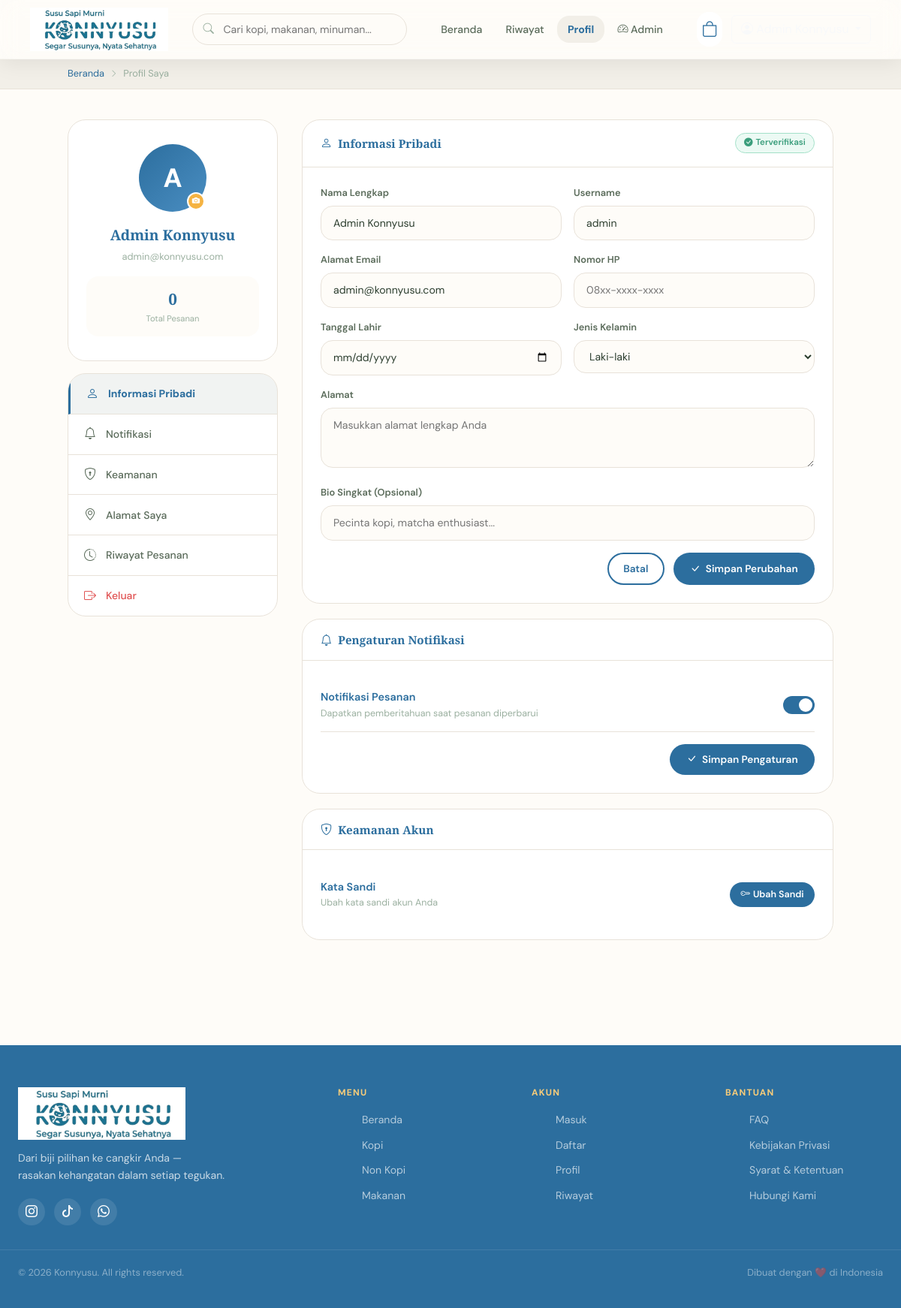
The app's page /profile/profile.php (signed in) with its own data.
### tables this page shows
CREATE TABLE `users` (
  `user_id` int NOT NULL,
  `name` varchar(100) NOT NULL,
  `username` varchar(50) DEFAULT NULL,
  `email` varchar(100) NOT NULL,
  `password` varchar(255) NOT NULL,
  `phone` varchar(20) DEFAULT NULL,
  `address` text,
  `role` enum('user','admin') DEFAULT 'user',
  `notifications_enabled` tinyint(1) DEFAULT '1',
  `created_at` timestamp NULL DEFAULT CURRENT_TIMESTAMP,
  `updated_at` timestamp NULL DEFAULT CURRENT_TIMESTAMP ON UPDATE CURRENT_TIMESTAMP,
  `birthdate` varchar(255) DEFAULT NULL,
  `gender` varchar(255) DEFAULT NULL,
  `bio` varchar(255) DEFAULT NULL,
  `reset_token` varchar(64) DEFAULT NULL,
  `reset_token_expires` datetime DEFAULT NULL
);

### config/auth.php (called while the page is built, shortened)
<?php
require_once __DIR__ . '/database.php';
function isLoggedIn(): bool {
    return isset($_SESSION['user_id']);
}
function getCurrentUser(): ?array {
    global $pdo;
    $stmt = $pdo->prepare("SELECT user_id, name, username, email, phone, address, role, birthdate, gender, bio, notifications_enabled FROM users WHERE user_id = ?");
    $stmt->execute([$_SESSION['user_id']]);
    return $stmt->fetch() ?: null;
}
?>

### config/order.php (called while the page is built, shortened)
<?php
require_once __DIR__ . '/database.php';
function getUserOrders(int $userId): array {
    global $pdo;
    $stmt = $pdo->prepare("SELECT * FROM orders WHERE user_id = ? ORDER BY order_date DESC");
    $stmt->execute([$userId]);
    return $stmt->fetchAll();
}
?>

### profile/profile.php (the view, shortened to what this page needs)
<?php
include __DIR__ . '/../data/products.php';
require_once __DIR__ . '/../config/auth.php';
require_once __DIR__ . '/../config/cart.php';
require_once __DIR__ . '/../config/order.php';
$currentUser = getCurrentUser();
$orderCount = 0;
if ($currentUser) {
    $orders = getUserOrders($currentUser['user_id']);
    $orderCount = count($orders);
}
$userStats = ['orders' => $orderCount];
?>
<!DOCTYPE html>
<html lang="id">
<head>
  <link href="https://cdn.jsdelivr.net/npm/bootstrap@5.3.3/dist/css/bootstrap.min.css" rel="stylesheet">
  <link rel="stylesheet" href="https://cdn.jsdelivr.net/npm/bootstrap-icons@1.11.3/font/bootstrap-icons.min.css">
  <link rel="stylesheet" href="../assets/css/global.css">
</head>
<body class="page-wrapper">
<?php include __DIR__ . '/../layouts/navbar.php'; ?>
<div style="background:var(--cream-dark);border-bottom:1px solid var(--border);padding:.6rem 0;">
  <div style="max-width:1060px;margin:0 auto;padding:0 1.25rem;font-size:.8rem;color:var(--text-muted);">
    <a href="../home/home.php" style="color:var(--primary);">Beranda</a>
    <i class="bi bi-chevron-right mx-1" style="font-size:.65rem;"></i>
    <span>Profil Saya</span>
  </div>
</div>
<div class="page-content">
<div class="profile-layout">
  <div class="profile-sidebar animate-fadeup">
    <div class="profile-card">
      <div class="profile-avatar">
        <?= strtoupper($currentUser['name'][0]) ?>
        <div class="profile-avatar__badge" title="Ganti foto"><i class="bi bi-camera-fill"></i></div>
      </div>
      <div class="profile-name"><?= htmlspecialchars($currentUser['name']) ?></div>
      <div class="profile-email"><?= htmlspecialchars($currentUser['email']) ?></div>
      <div class="profile-stats" style="grid-template-columns:1fr;">
        <div class="profile-stat">
          <div class="profile-stat__val"><?= $userStats['orders'] ?></div>
          <div class="profile-stat__lbl">Total Pesanan</div>
        </div>
      </div>
    </div>
    <div class="profile-nav">
      <a href="#info" class="active"><i class="bi bi-person"></i> Informasi Pribadi</a>
      <a href="#notifications"><i class="bi bi-bell"></i> Notifikasi</a>
      <a href="#security"><i class="bi bi-shield-lock"></i> Keamanan</a>
      <a href="#address"><i class="bi bi-geo-alt"></i> Alamat Saya</a>
      <a href="../history/history.php"><i class="bi bi-clock-history"></i> Riwayat Pesanan</a>
      <a href="../auth/login.php" style="color:var(--danger);"><i class="bi bi-box-arrow-right"></i> Keluar</a>
    </div>
  </div>
  <div>
    <div class="profile-section animate-fadeup" id="info" style="animation-delay:.1s">
      <div class="profile-section__header">
        <h5 class="profile-section__title"><i class="bi bi-person me-2"></i>Informasi Pribadi</h5>
        <span class="k-badge k-badge-green"><i class="bi bi-check-circle-fill"></i> Terverifikasi</span>
      </div>
      <div class="profile-section__body">
        <form method="POST" action="">
          <div class="form-grid">
            <div class="form-group">
              <label>Nama Lengkap</label>
              <input type="text" name="name" value="<?= htmlspecialchars($currentUser['name']) ?>" required>
            </div>
            <div class="form-group">
              <label>Username</label>
              <input type="text" name="username" placeholder="@username" value="<?= htmlspecialchars($currentUser["username"] ?? "") ?>">
            </div>
          </div>
          <div class="form-grid">
            <div class="form-group">
              <label>Alamat Email</label>
              <input type="email" name="email" value="<?= htmlspecialchars($currentUser['email']) ?>" disabled>
            </div>
            <div class="form-group">
              <label>Nomor HP</label>
              <input type="tel" name="phone" placeholder="08xx-xxxx-xxxx" value="<?= htmlspecialchars($currentUser["phone"] ?? "") ?>">
            </div>
          </div>
          <div class="form-grid">
            <div class="form-group">
              <label>Tanggal Lahir</label>
              <input type="date" name="birthdate" value="<?= htmlspecialchars($currentUser["birthdate"] ?? "") ?>">
            </div>
            <div class="form-group">
              <label>Jenis Kelamin</label>
              <select name="gender">
                <option value="male"<?= ($currentUser["gender"] ?? "") === "male" ? " selected" : "" ?>>Laki-laki</option>
              </select>
            </div>
          </div>
          <div class="form-grid single">
            <div class="form-group">
              <label>Alamat</label>
              <textarea name="address" placeholder="Masukkan alamat lengkap Anda" style="min-height: 80px;"><?= htmlspecialchars($currentUser["address"] ?? "") ?></textarea>
            </div>
          </div>
          <div class="form-grid single">
            <div class="form-group">
              <label>Bio Singkat (Opsional)</label>
              <input type="text" name="bio" placeholder="Pecinta kopi, matcha enthusiast..." value="<?= htmlspecialchars($currentUser["bio"] ?? "") ?>">
            </div>
          </div>
          <div style="display:flex;justify-content:flex-end;gap:.75rem;margin-top:.5rem;">
            <button type="reset" class="btn-outline-brand" style="font-size:.85rem;padding:.55rem 1.2rem;">Batal</button>
            <button type="submit" name="save_profile" class="btn-brand" style="font-size:.85rem;padding:.6rem 1.4rem;">
              <i class="bi bi-check-lg me-1"></i> Simpan Perubahan
            </button>
          </div>
        </form>
      </div>
    </div>
    <div class="profile-section animate-fadeup" id="notifications" style="animation-delay:.12s">
      <div class="profile-section__header">
        <h5 class="profile-section__title"><i class="bi bi-bell me-2"></i>Pengaturan Notifikasi</h5>
      </div>
      <div class="profile-section__body">
        <form method="POST" action="">
          <div style="display:flex;align-items:center;justify-content:space-between;padding:.85rem 0;border-bottom:1px solid var(--border);">
            <div>
              <div style="font-weight:600;font-size:.9rem;color:var(--primary);">Notifikasi Pesanan</div>
              <div style="font-size:.78rem;color:var(--text-muted);">Dapatkan pemberitahuan saat pesanan diperbarui</div>
            </div>
            <label class="toggle-switch">
              <span class="toggle-track">
                <span class="toggle-knob"></span>
              </span>
            </label>
          </div>
          <div style="display:flex;justify-content:flex-end;gap:.75rem;margin-top:1rem;">
            <button type="submit" name="toggle_notifications" class="btn-brand" style="font-size:.85rem;padding:.6rem 1.4rem;">
              <i class="bi bi-check-lg me-1"></i> Simpan Pengaturan
            </button>
          </div>
        </form>
      </div>
    </div>
    <div class="profile-section animate-fadeup" id="security" style="animation-delay:.15s">
      <div class="profile-section__header">
        <h5 class="profile-section__title"><i class="bi bi-shield-lock me-2"></i>Keamanan Akun</h5>
      </div>
      <div class="profile-section__body">
        <div style="display:flex;align-items:center;justify-content:space-between;padding:.85rem 0;">
          <div>
            <div style="font-weight:600;font-size:.9rem;color:var(--primary);">Kata Sandi</div>
            <div style="font-size:.78rem;color:var(--text-muted);">Ubah kata sandi akun Anda</div>
          </div>
          <button class="btn-brand" style="font-size:.78rem;padding:.4rem .9rem;" onclick="openPasswordModal()"><i class="bi bi-key me-1"></i>Ubah Sandi</button>
        </div>
      </div>
    </div>
  </div>
</div>
</div>
    <?php include __DIR__ . '/../layouts/footer.php'; ?>
</body>
</html>

### assets/css/global.css (style rules this page uses)
:root { --primary: #2c6e9e; --primary-light: #4a8ec2; --accent: #f5b342; --accent-light: #f7cc7a; --cream: #fefcf8; --cream-dark: #f2efe8; --text-dark: #2c3e2f; --text-mid: #5a6b5a; --text-muted: #9bb0a0; --white: #ffffff; --danger: #e05252; --success: #3b9e7c; --border: #e8e2d9; --radius-sm: 8px; --radius-md: 16px; --radius-lg: 24px; --radius-xl: 36px; --shadow-sm: 0 2px 8px rgba(26,60,46,.08); --shadow-md: 0 8px 24px rgba(26,60,46,.12); --shadow-lg: 0 20px 48px rgba(26,60,46,.16); --font-display: 'Playfair Display', Georgia, serif; --font-body: 'DM Sans', system-ui, sans-serif; }
*, *::before, *::after { box-sizing: border-box; margin: 0; padding: 0; }
html { scroll-behavior: smooth; }
body { font-family: var(--font-body); background: var(--cream); color: var(--text-dark); line-height: 1.6; -webkit-font-smoothing: antialiased; }
h1,h2,h3,h4,h5,h6 { font-family: var(--font-display); color: var(--primary); }
a { text-decoration: none; color: inherit; transition: color .2s; }
.btn-brand { background: var(--primary); color: var(--white); border: none; border-radius: var(--radius-xl); padding: .65rem 1.5rem; font-family: var(--font-body); font-weight: 600; font-size: .9rem; cursor: pointer; transition: background .2s, transform .15s, box-shadow .2s; }
.btn-outline-brand { background: transparent; color: var(--primary); border: 2px solid var(--primary); border-radius: var(--radius-xl); padding: .6rem 1.4rem; font-family: var(--font-body); font-weight: 600; font-size: .9rem; cursor: pointer; transition: all .2s; }
.k-badge { display: inline-flex; align-items: center; gap: .25rem; padding: .2rem .7rem; border-radius: var(--radius-xl); font-size: .72rem; font-weight: 600; }
.k-badge-green { background: #ecfaf4; color: var(--success); border: 1px solid #a3e0c8; }
.page-wrapper { min-height: 100vh; display: flex; flex-direction: column; }
.page-content { flex: 1; }
.animate-fadeup { animation: fadeUp .5s ease both; }

### layouts/navbar.php (style rules this page uses)
.page-wrapper { padding-top: 78px; }

### records on screen
users: name "A", name "Admin Konnyusu", email "admin@konnyusu.com", username "admin"

### other values on screen
$userStats['orders'] "0"
